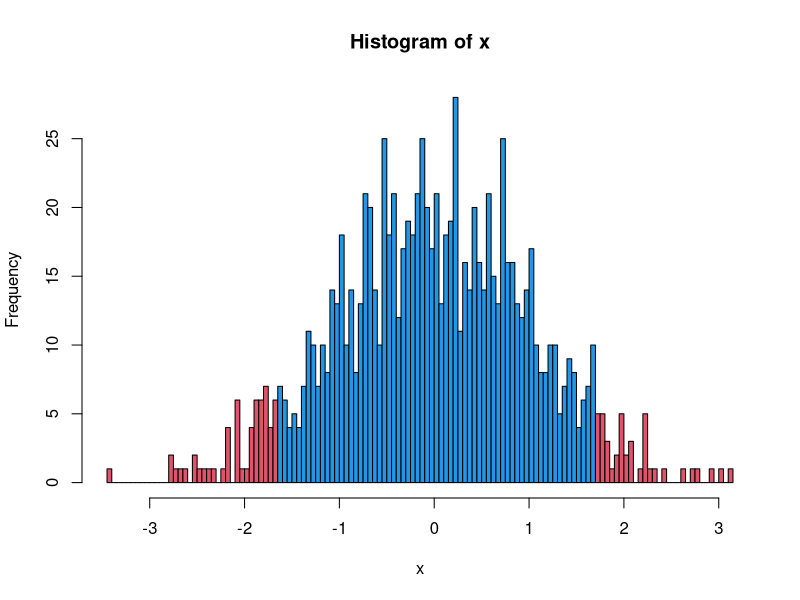

The R script that drew this image:
# Goal: A histogram with tails shown in red.

# This happened on the R mailing list on 7 May 2004.
# This is by Martin Maechler <maechler@stat.math.ethz.ch>, who was
# responding to a slightly imperfect version of this by
# "Guazzetti Stefano" <Stefano.Guazzetti@ausl.re.it>

x <- rnorm(1000)
hx <- hist(x, breaks=100, plot=FALSE)
plot(hx, col=ifelse(abs(hx$breaks) < 1.669, 4, 2))
         # What is cool is that "col" is supplied a vector.
